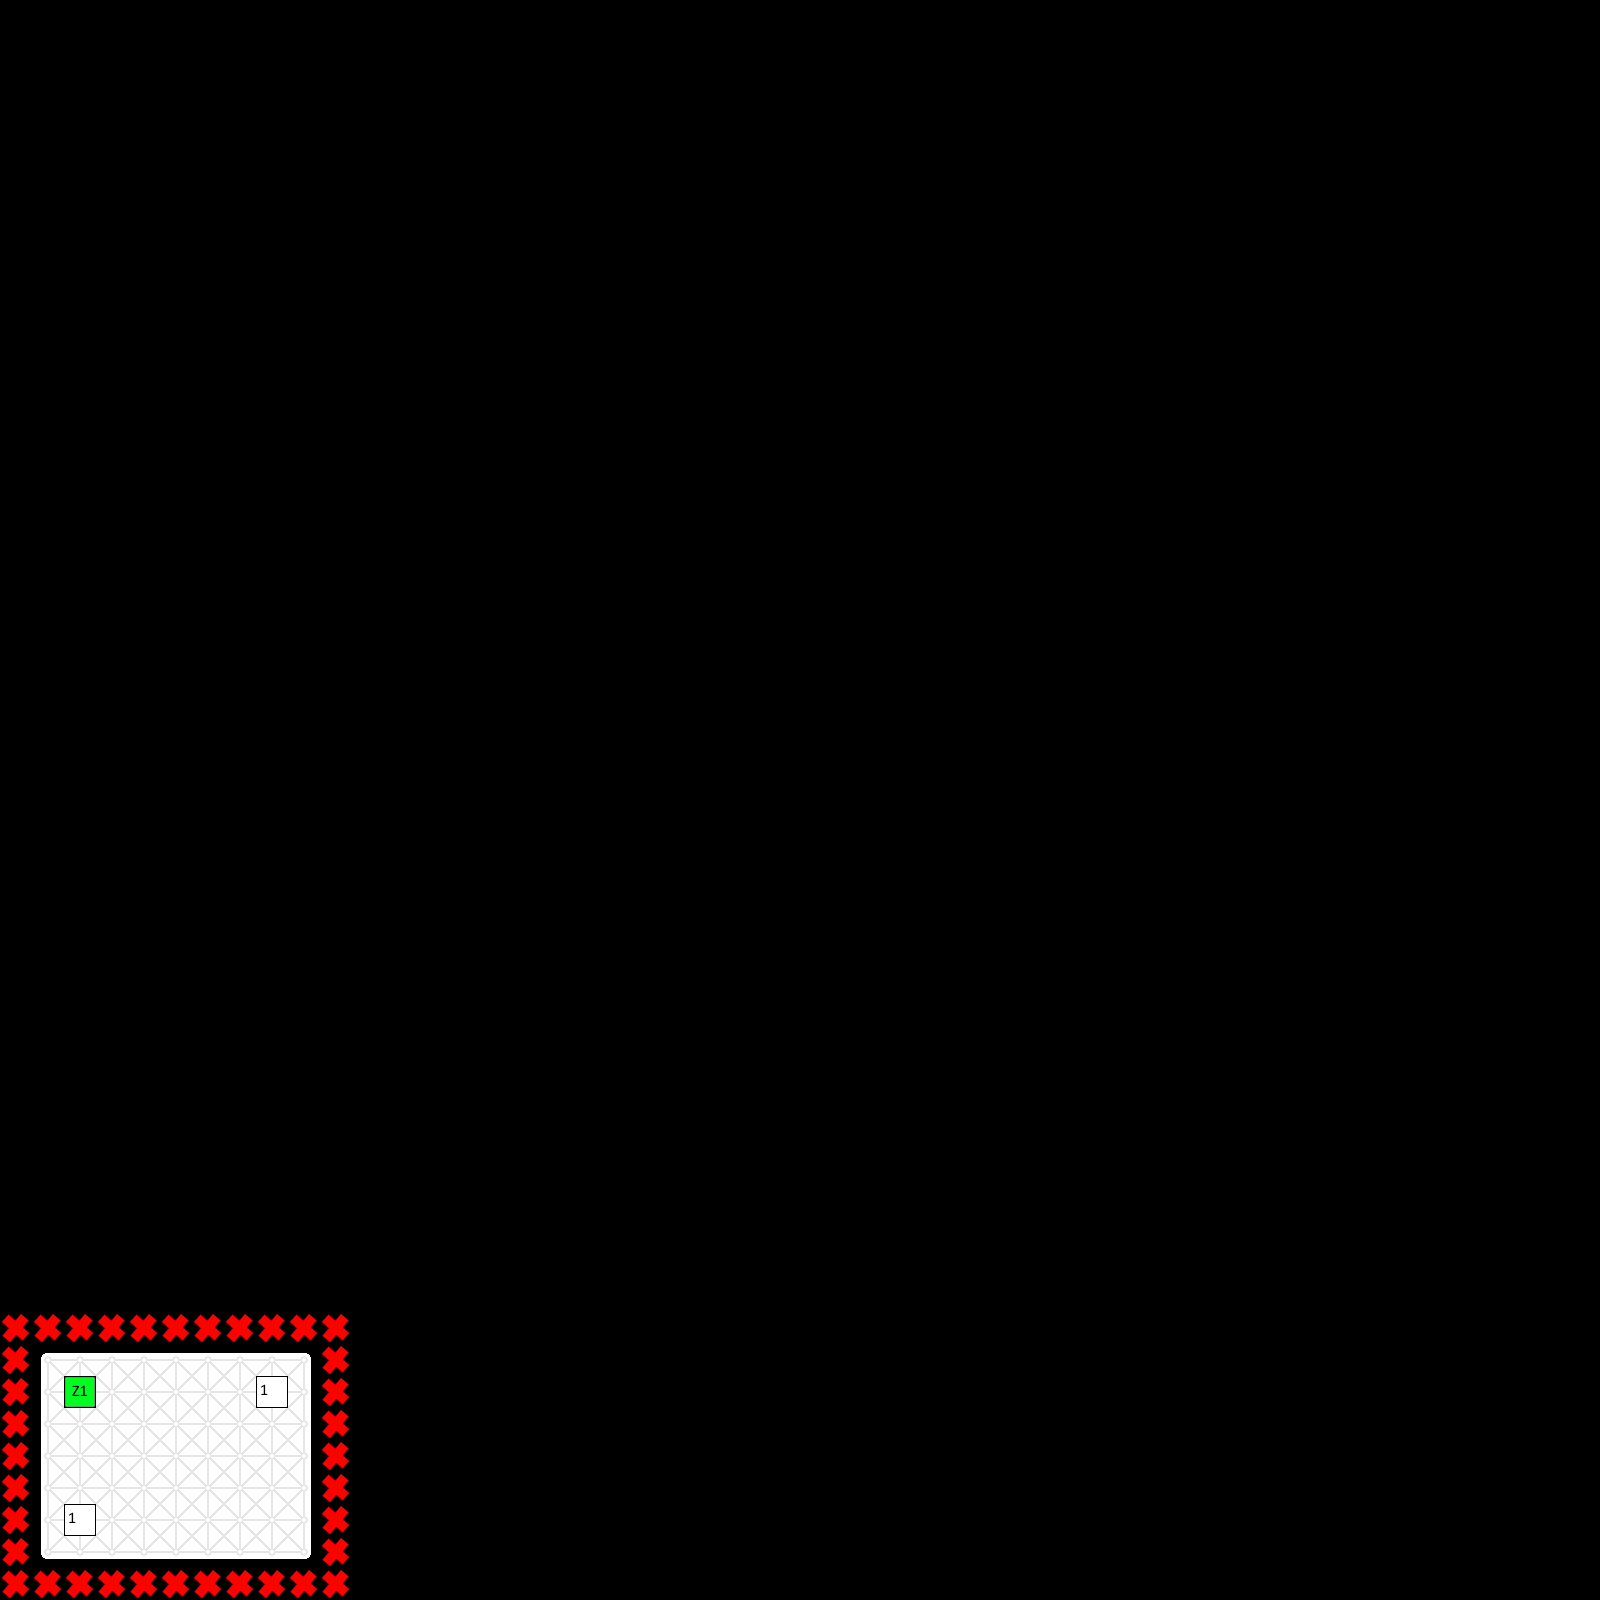

A level layout from a 2D game, rendered from its tile map. Below: a short description, then the map file with tile-grid data replaced by summaries:
An orthogonal 50x50 tile map with 32x32 px tiles, 3 tile layers (layout-layer, spawn-layer, index-layer), 3 tilesets.

<map version="1.2" tiledversion="1.2.1" orientation="orthogonal" renderorder="right-down" width="50" height="50" tilewidth="32" tileheight="32" infinite="0" nextlayerid="5" nextobjectid="1">
 <tileset firstgid="1" name="SpawnPointTileset" tilewidth="32" tileheight="32" tilecount="28" columns="4">
  <image source="SpawnPointTileset.png" trans="ff00ff" width="128" height="224" />
 </tileset>
 <tileset firstgid="29" name="test set" tilewidth="32" tileheight="32" tilecount="240" columns="16">
  <image source="test set.png" trans="ff00ff" width="512" height="480" />
 </tileset>
 <tileset firstgid="269" name="indexTileset" tilewidth="32" tileheight="32" tilecount="16" columns="4">
  <image source="indexTileset.png" trans="ff00ff" width="128" height="128" />
 </tileset>
 <layer id="1" name="layout-layer" width="50" height="50">
  <data>[2500 cells, 63 non-empty, 9 distinct tile ids]</data>
 </layer>
 <layer id="2" name="spawn-layer" width="50" height="50">
  <data>[2500 cells, 39 non-empty, 4 distinct tile ids]</data>
 </layer>
 <layer id="4" name="index-layer" width="50" height="50">
  <data>[2500 cells, 2 non-empty, 1 distinct tile ids]</data>
 </layer>
</map>
